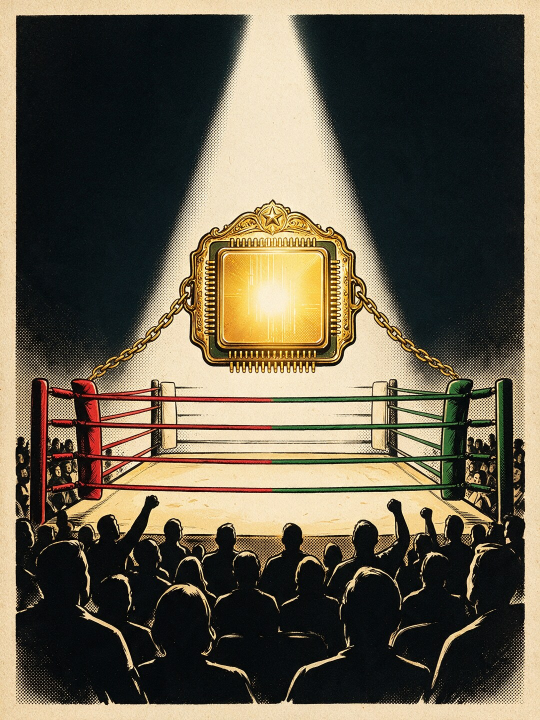
#> input picture ez/tools/concepts/worlds/comic/story/h/bet/img/arena-a-sd.jpg, 1080 x 1440 px, given in place of full-390.png, which was not available (shown at 1/2 size)
$ python board.py ../../h/bet/img ../../h/bet/img/arena-b-gpt.jpg
#> lines starting #> are read from the running program, lines starting #| are printed output that depends on the picture; pictures that were not available may be replaced by others from this repository, and a replacement may not be noted
# boards for round FULL: the phone page in images at most 1900 px tall (today beside the book on the first), and the desktop page
import sys
from PIL import Image,ImageDraw,ImageFont
S=sys.argv[1];OUT=sys.argv[2]
try:
  F=ImageFont.truetype('/usr/share/fonts/truetype/dejavu/DejaVuSans-Bold.ttf',24);f=ImageFont.truetype('/usr/share/fonts/truetype/dejavu/DejaVuSans.ttf',18)
except: F=f=ImageFont.load_default()
BG='#1c1820';GOLD='#fdbc2a';LH=54;SEG=1900-LH-16
new=Image.open(S+'/full-390.png');now=Image.open(S+'/now-390.png')
#> further down, new is the input picture: PIL image 1080x1440 RGB; mean R, G, B 101.9, 93.8, 75.7
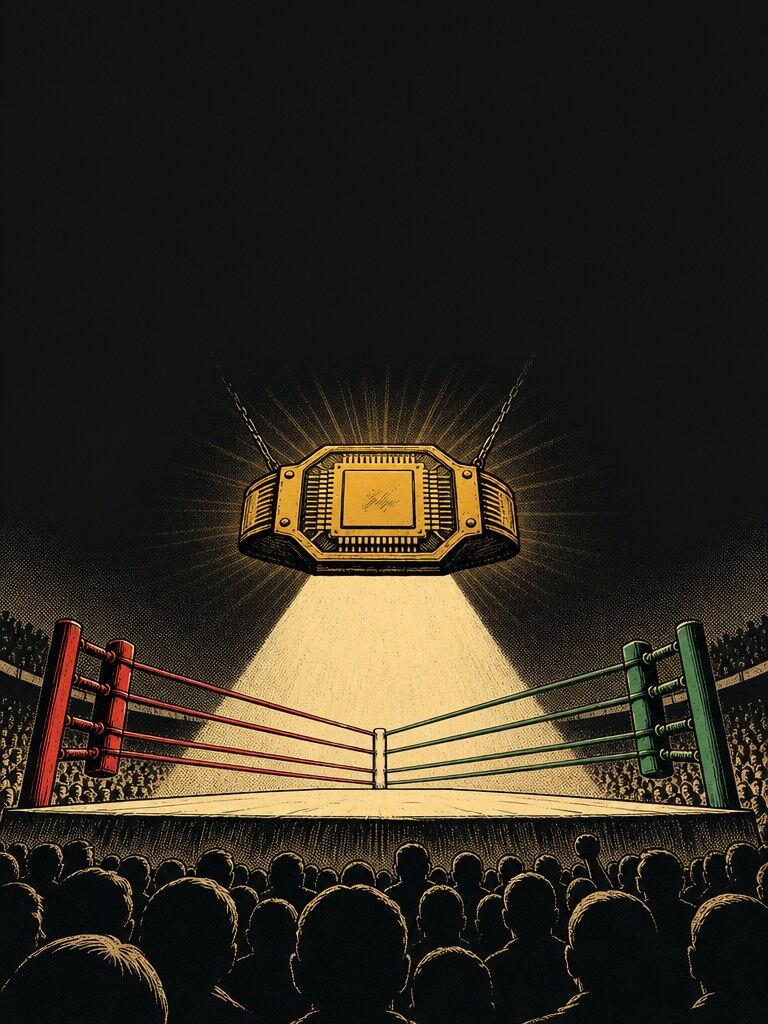
#> input picture ez/tools/concepts/worlds/comic/story/h/bet/img/arena-b-gpt.jpg, 768 x 1024 px, given in place of now-390.png, which was not available
#> further down, now is the input picture: PIL image 768x1024 RGB; mean R, G, B 48.7, 43.3, 31.7
def head(d,x,t,s=''):
  d.text((x,10),t,fill=GOLD,font=F);d.text((x,34),s,fill='#d8d0c0',font=f) if s else None
# image 1: today | the book, the same height
k=0;W=new.size[0];segs=[new.crop((0,y,W,min(new.size[1],y+SEG))) for y in range(0,new.size[1],SEG)]
#> after `W = new.size[0]`: W = 1080
#> after `segs = [new.crop((0, y, W, min(new.size[1], y + SEG))) for y in range(`: segs = 1 item
o=Image.new('RGB',(W*2+48,LH+SEG+16),BG);d=ImageDraw.Draw(o)
#> after `o = Image.new('RGB', (W * 2 + 48, LH + SEG + 16), BG)`:
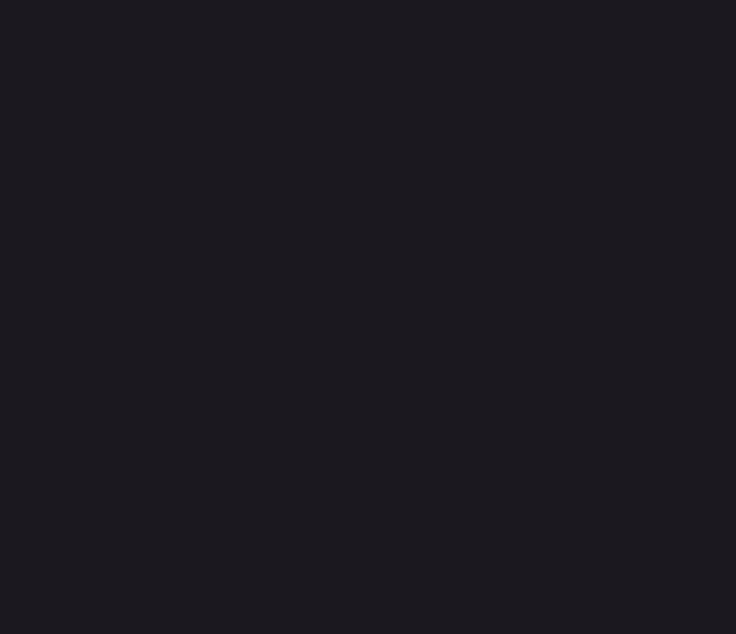
#> o: PIL image 2208x1900 RGB (shown at 1/3 size); mean R, G, B 28, 24, 32
head(d,16,'Today (live X3+)','390 x 844, the first 950 px');head(d,W+32,'The book (take A, inked)','390 x 844, the first 950 px')
o.paste(now.crop((0,0,W,SEG)),(16,LH));o.paste(segs[0],(W+32,LH));o.save(f'{OUT}-1.png');n=1
#> after `o.paste(now.crop((0, 0, W, SEG)), (16, LH))`:
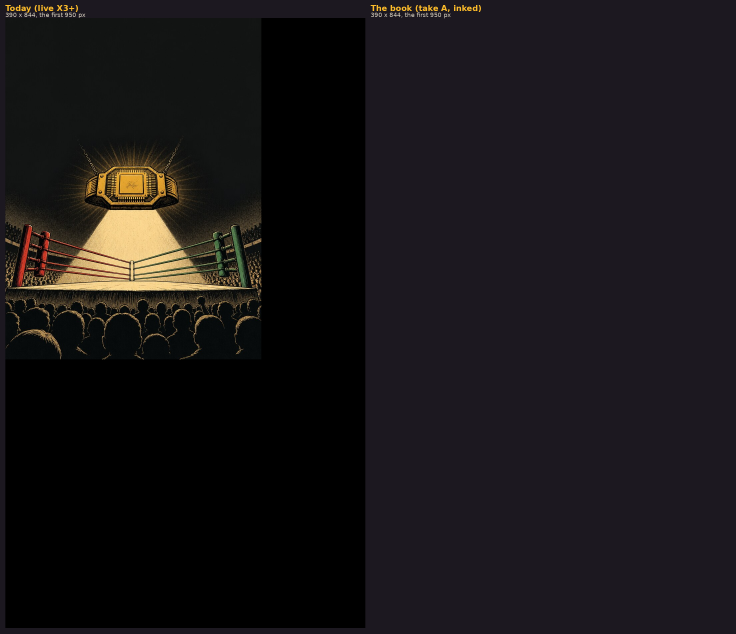
#> o: PIL image 2208x1900 RGB (shown at 1/3 size); mean R, G, B 24.2, 21, 22.9
#> after `o.paste(segs[0], (W + 32, LH))`:
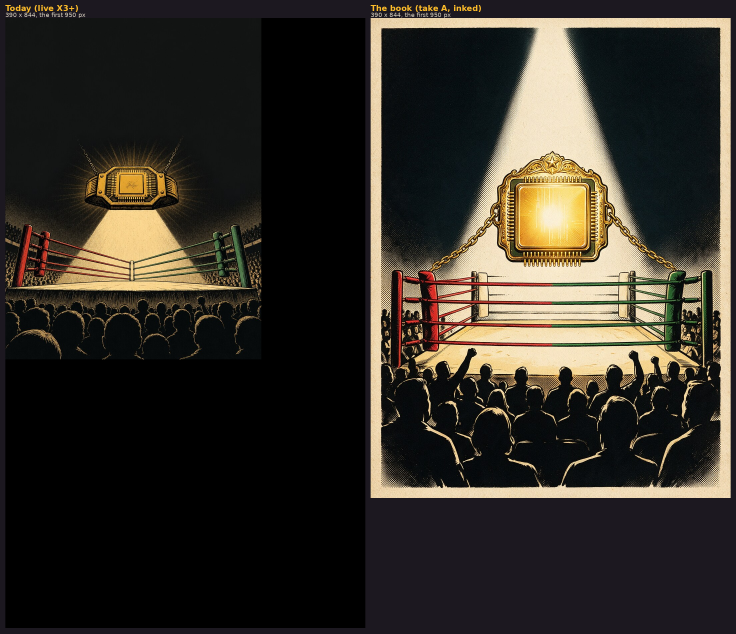
#> o: PIL image 2208x1900 RGB (shown at 1/3 size); mean R, G, B 51.6, 46.9, 39.2
# the rest of the book, two slices per image
rest=segs[1:]
#> rest = []
for i in range(0,len(rest),2):
  pair=rest[i:i+2];o=Image.new('RGB',(W*2+48,LH+SEG+16),BG);d=ImageDraw.Draw(o)
  for j,sg in enumerate(pair):
    y0=(i+j+1)*SEG//2;head(d,16+j*(W+16),'The book, continued',f'from {y0} px down');o.paste(sg,(16+j*(W+16),LH))
  n+=1;o.save(f'{OUT}-{n}.png')
#> this loop made 0 passes
#> after the loop, n = 1
print('phone images',n)
#| phone images 1
